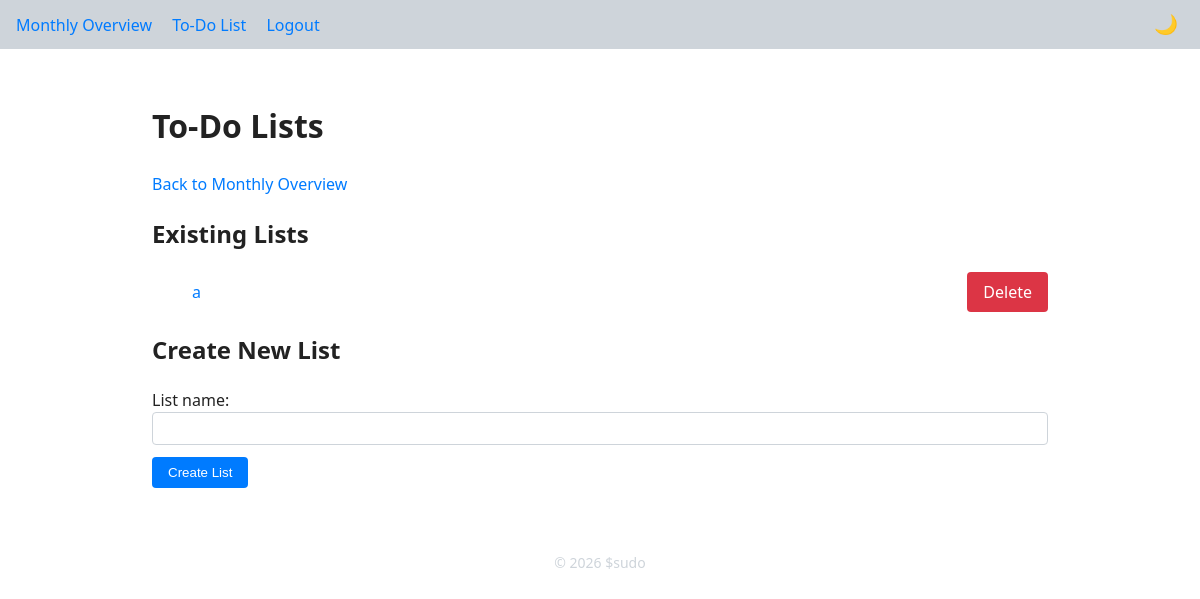
Before: /todolists (signed in) with the older database file.
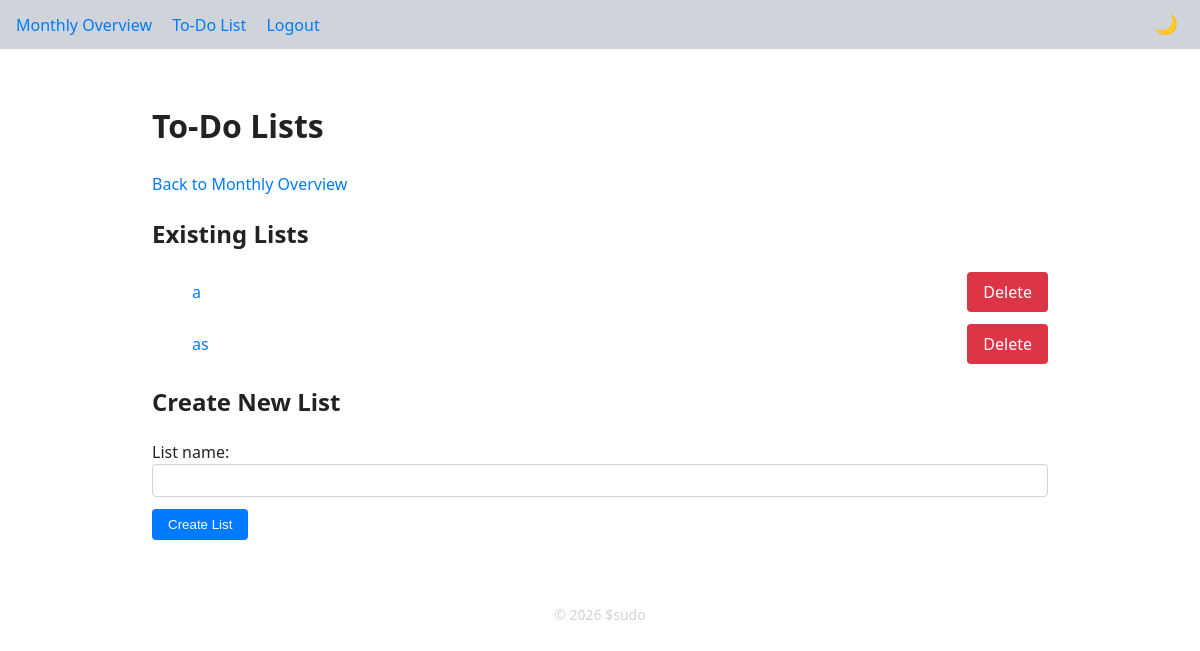
After: the same page with the newer database file.
### app/models.py (models this page shows)
class TodoList(db.Model):
    __tablename__ = 'todo_lists'
    id = db.Column(db.Integer, primary_key=True)
    user_id = db.Column(db.Integer, db.ForeignKey('users.id'), nullable=False)
    name = db.Column(db.String(200), nullable=False)
    items = db.relationship(
        'TodoItem',
        backref='todo_list',
        lazy='dynamic',
        cascade='all, delete-orphan',
    )

### app/routes/todo.py (the view, shortened to what this page needs)
@bp.route('/todolists', methods=['GET', 'POST'])
@login_required
def todolists():
    todo_lists = (
        TodoList.query.filter_by(user_id=current_user.id)
        .order_by(TodoList.id)
        .all()
    )
    return render_template('todo/lists.html', todo_lists=todo_lists)

### app/__init__.py (called while the page is built)
def create_app(config_name: str = 'development') -> Flask:
    app = Flask(__name__, instance_relative_config=True)
    from .config import DevelopmentConfig, ProductionConfig
    config_cls = {
        'development': DevelopmentConfig,
        'production': ProductionConfig
    }[config_name]
    app.config.from_object(config_cls)
    try:
        os.makedirs(app.instance_path, exist_ok=True)
    except OSError as exc:  # pragma: no cover
        raise RuntimeError(f'Failed to create instance folder: {exc}')
    db.init_app(app)
    login_manager.init_app(app)
    csrf.init_app(app)
    from .routes import bp as main_bp
    app.register_blueprint(main_bp)
    with app.app_context():
        db.create_all()
    @app.context_processor
    def inject_current_year():
        return {'current_year': __import__('datetime').datetime.utcnow().year}
    return app

### app/models.py (called while the page is built)
@login_manager.user_loader
def load_user(user_id: str):
    return User.query.get(int(user_id))

### app/templates/todo/lists.html (shortened to what this page needs)
{% extends "base.html" %}
{% block content %}
<div class="container">
    <h1>To‑Do Lists</h1>
    <p><a href="{{ url_for('main.monthly') }}">Back to Monthly Overview</a></p>
    <h2>Existing Lists</h2>
    {% if todo_lists %}
        <ul class="list-unstyled">
        {% for lst in todo_lists %}
            <li class="list-item">
                <a href="{{ url_for('main.todolist', list_id=lst.id) }}">{{ lst.name }}</a>
                <a href="{{ url_for('main.confirm_delete_list', list_id=lst.id) }}"
                   class="btn delete-btn btn-sm">Delete</a>
            </li>
        {% endfor %}
        </ul>
    {% else %}
        <p>No to‑do lists yet.</p>
    {% endif %}
    <h2>Create New List</h2>
    <form action="{{ url_for('main.todolists') }}" method="post" class="mt-3">
        <div class="form-group">
            <label for="list-name">List name:</label>
            <input type="text" id="list-name" name="name" class="form-control" required>
        </div>
        <button type="submit" class="btn btn-primary mt-2">Create List</button>
    </form>
</div>
{% endblock %}

### app/templates/base.html (shortened to what this page needs)
<!DOCTYPE html>
<html lang="en" data-theme="light">
<head>
  <link rel="stylesheet" href="{{ url_for('static', filename='css/style.css') }}">
</head>
<body>
  <nav class="navbar">
    <div class="nav-left">
      {% if current_user.is_authenticated %}
        <a href="{{ url_for('main.monthly') }}">Monthly Overview</a>
        <a href="{{ url_for('main.todolists') }}">To‑Do List</a>
        <a href="{{ url_for('main.logout') }}">Logout</a>
      {% else %}
        <a href="{{ url_for('main.login') }}">Login</a>
        <a href="{{ url_for('main.register') }}">Register</a>
      {% endif %}
    </div>
    <div class="nav-right">
      <button id="theme-toggle" class="theme-toggle" title="Toggle light/dark theme">🌙</button>
    </div>
  </nav>
  {% block wrapper %}
    <div class="container">{% block content %}{% endblock %}</div>
  {% endblock %}
  <footer>
    © {{ current_year }} $sudo
  </footer>
</body>
</html>

### app/static/css/style.css (style rules this page uses)
:root { --bg: #ffffff; --text: #222222; --accent: #007bff; --danger: #dc3545; --success: #28a745; --warning: #ffc107; --border: #ced4da; --border-radius: 4px; --font-family: system-ui, sans-serif; }
html, body { margin: 0; padding: 0; font-family: var(--font-family); background: var(--bg); color: var(--text); line-height: 1.5; }
*, *::before, *::after { box-sizing: border-box; }
a { color: var(--accent); text-decoration: none; }
.navbar { display: flex; justify-content: space-between; align-items: center; padding: .75rem 1rem; background: var(--border); }
.nav-left a { margin-right: 1rem; }
.theme-toggle { background: none; border: none; font-size: 1.2rem; cursor: pointer; color: var(--text); }
.container { max-width: 960px; margin: 0 auto; padding: 1rem; }
.btn { display: inline-block; padding: .5rem 1rem; border: none; border-radius: var(--border-radius); background: var(--accent); color: var(--bg); cursor: pointer; }
.btn.delete-btn { background: var(--danger); }
form .form-group { margin-bottom: .75rem; }
form .form-control { width: 100%; padding: .5rem; border: 1px solid var(--border); border-radius: var(--border-radius); background: var(--bg); color: var(--text); }
footer { text-align: center; margin-top: 2rem; color: var(--border); font-size: .875rem; }
.list-item { display: flex; justify-content: space-between; align-items: center; margin-bottom: 0.75rem; }
.list-item .btn { margin-left: 0.5rem; }

Changed rows visible on the page:
added TodoList: name "as"
